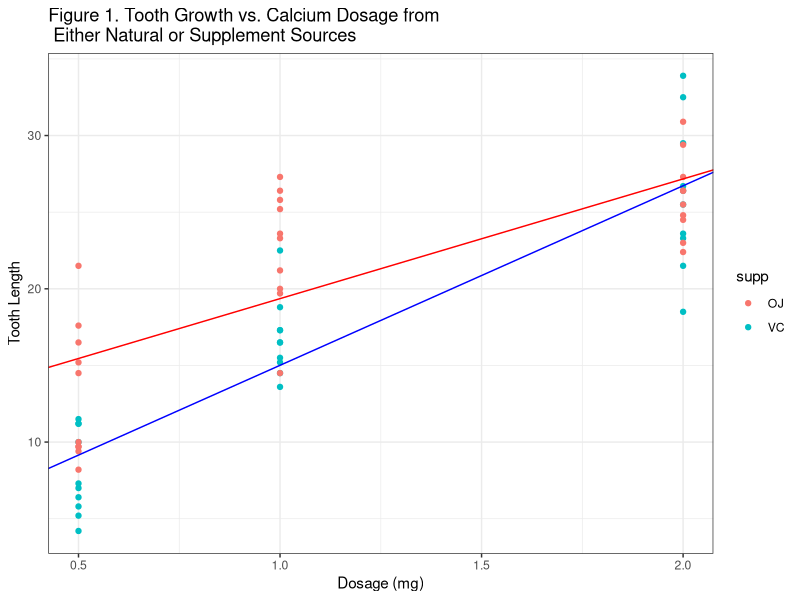

The R script that drew this image: (Note: this script raises an error after producing the figure.)
## ---- chunk 1
library(datasets)
library(dplyr,  warn.conflicts=FALSE, quietly=TRUE)
library(lattice, warn.conflicts=FALSE)
library(ggplot2)
library(lme4, warn.conflicts=FALSE)
## ---- chunk 2
dim(ToothGrowth)

#store data into new var
Tooth <- tbl_df(ToothGrowth)

#create linear model comparing length vs. dosage by group supp (supplements)
fits <- lmList(formula = len ~ dose | supp, data = Tooth)

#plot data to view patterns
qplot(dose, len, colour=supp, data=Tooth, main="Figure 1. Tooth Growth vs. Calcium Dosage from \n Either Natural or Supplement Sources", ylab="Tooth Length", xlab = "Dosage (mg)") + geom_abline(intercept=coef(fits)[1,1], slope=coef(fits)[1,2], color="red") + geom_abline(intercept=coef(fits)[2,1], slope=coef(fits)[2,2], color="blue") + theme_bw()
## ---- chunk 3
fits <- lmList(formula = len ~ dose | supp, data = Tooth)
fits
## ---- chunk 4
#summary of the Tooth Growth data
Supp <- Tooth %>% group_by(supp) %>% summarise(mean = mean(len), sd = sd(len), var = var(len))
SuppDose <- Tooth %>% group_by(supp, dose) %>% summarise(mean = mean(len), sd = sd(len), var = var(len))
## ---- chunk 5
Supp
## ---- chunk 6
SuppDose
## ---- chunk 7
t.test(len ~ supp, paired=F, var.equal=F, data = Tooth)
## ---- chunk 8
#subset into three test (0.5 vs 1.0, 0.5 vs. 1.0, 1.0 vs. 2.0)
Tooth_0510 <- Tooth %>% filter(dose %in% c(0.5, 1.0))
Tooth_0520 <- Tooth %>% filter(dose %in% c(0.5, 2.0))
Tooth_1020 <- Tooth %>% filter(dose %in% c(2.0, 1.0))
a <- t.test(len ~ dose, paired=F, var.equal=F, data = Tooth_0510)
b <- t.test(len ~ dose, paired=F, var.equal=F, data = Tooth_0520)
c <- t.test(len ~ dose, paired=F, var.equal=F, data = Tooth_1020)

d <- cbind(c("Tooth_0510",a$conf.int))
d <- cbind(d, c("Tooth_0520",b$conf.int))
d <- cbind(d, c("Tooth_1020",c$conf.int))
## ---- chunk 9
d
## ---- chunk 10
dim(ToothGrowth)

#store data into new var
Tooth <- tbl_df(ToothGrowth)

#create linear model comparing length vs. dosage by group supp (supplements)
fits <- lmList(formula = len ~ dose | supp, data = Tooth)

#plot data to view patterns
#qplot(dose, len, colour=supp, data=Tooth, main="Figure 1. Tooth Growth vs. Calcium Dosage from \n Either Natural or Supplement Sources", ylab="Tooth Length", xlab = "Dosage (mg)") + geom_abline(intercept=coef(fits)[1,1], slope=coef(fits)[1,2], color="red") + geom_abline(intercept=coef(fits)[2,1], slope=coef(fits)[2,2], color="blue") + theme_bw()
## ---- chunk 11
#subset into three test (0.5 vs 1.0, 0.5 vs. 1.0, 1.0 vs. 2.0)
Tooth_0510 <- Tooth %>% filter(dose %in% c(0.5, 1.0))
Tooth_0520 <- Tooth %>% filter(dose %in% c(0.5, 2.0))
Tooth_1020 <- Tooth %>% filter(dose %in% c(2.0, 1.0))
a <- t.test(len ~ dose, paired=F, var.equal=F, data = Tooth_0510)
b <- t.test(len ~ dose, paired=F, var.equal=F, data = Tooth_0520)
c <- t.test(len ~ dose, paired=F, var.equal=F, data = Tooth_1020)

d <- cbind(c("Tooth_0510",a$conf.int))
d <- cbind(d, c("Tooth_0520",b$conf.int))
d <- cbind(d, c("Tooth_1020",c$conf.int))

d
